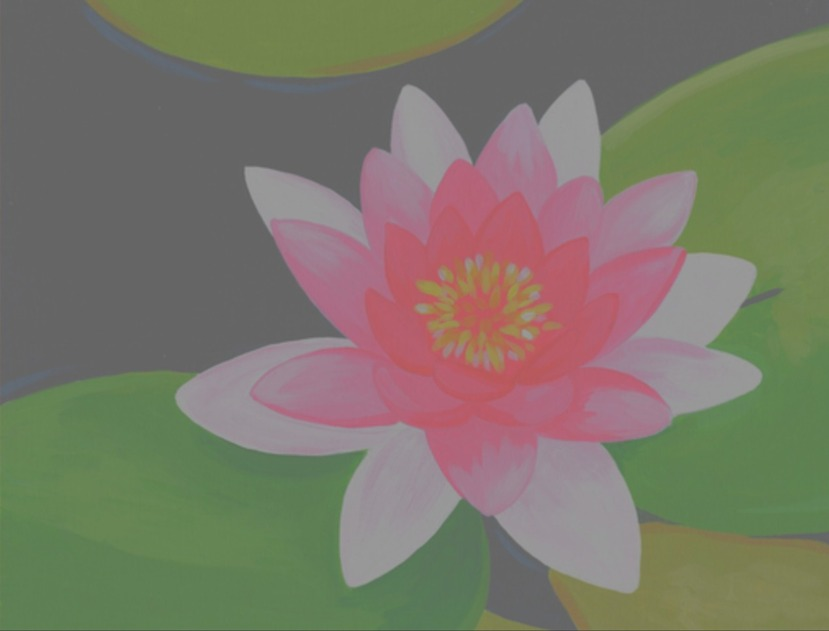
#> input picture pertemuan 5/bunga.jpeg, 829 x 631 px
$ python contrast_enh.py
#> lines starting #> are read from the running program, lines starting #| are printed output that depends on the picture
import numpy as np
import matplotlib.pyplot as plt

#USER ENTRIES
nama_file = "bunga"
delta_contrast = float(40)
threshold = 127

#MAIN PROGRAM
GbrAsal = plt.imread(nama_file + ".jpeg")
#> GbrAsal is the input picture: shape (631, 829, 3); mean R, G, B 122.7, 119.7, 104.7
row, col, depth = GbrAsal.shape
#> row = 631; col = 829; depth = 3

plt.figure("Gambar Asal")
plt.imshow(GbrAsal)

Gbr = GbrAsal.copy()
print(Gbr[100,100])
#| [101 101 101]

for y in range(0, row):
    for x in range(0, col):
        if (float(Gbr[y,x,0]) + float(Gbr[y,x,1]) + float(Gbr[y,x,2]))/3 > threshold:
            Gbr[y,x,0] = min (float((Gbr[y,x,0]) + delta_contrast), 255)
            Gbr[y,x,1] = min (float((Gbr[y,x,1]) + delta_contrast), 255)
            Gbr[y,x,2] = min (float((Gbr[y,x,2]) + delta_contrast), 255)
        if (float(Gbr[y,x,0]) + float(Gbr[y,x,1]) + float(Gbr[y,x,2]))/3 <= threshold:
            Gbr[y,x,0] = max (float((Gbr[y,x,0]) - delta_contrast), 0)
            Gbr[y,x,1] = max (float((Gbr[y,x,1]) - delta_contrast), 0)
            Gbr[y,x,2] = max (float((Gbr[y,x,2]) - delta_contrast), 0)
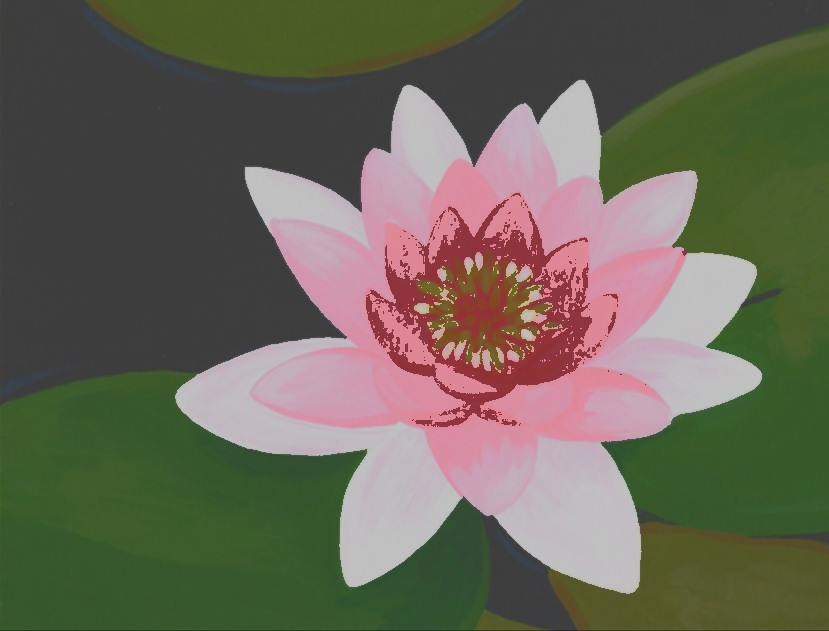
#> Gbr: shape (631, 829, 3); mean R, G, B 105, 102, 87.1

plt.figure("Gambar Hasil")
plt.imshow(Gbr)

plt.show()

$ run again, with pertemuan 5/gunung_3.jpeg copied over pertemuan 5/bunga.jpeg
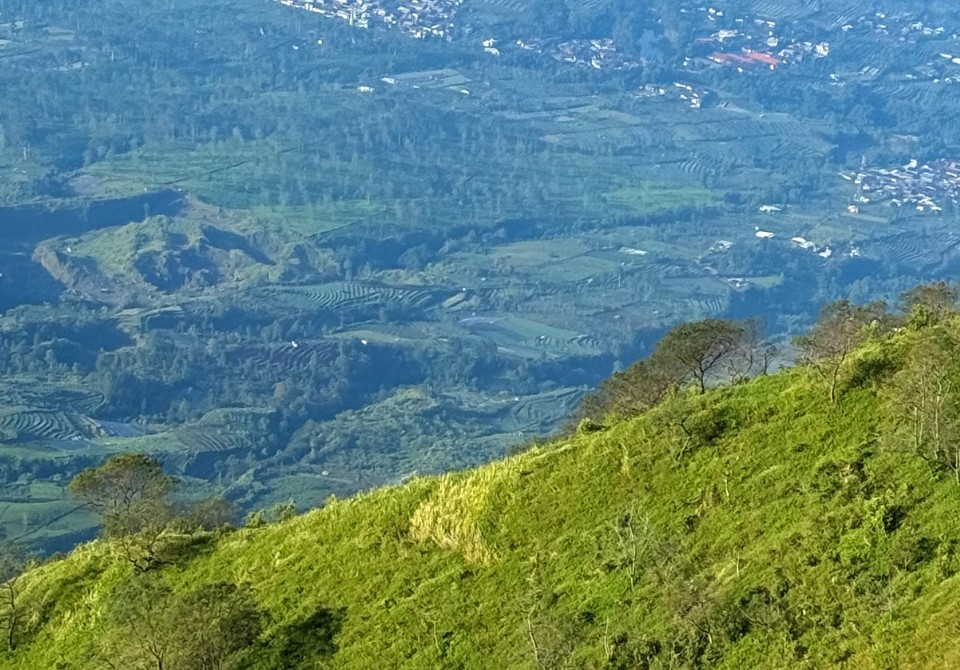
#> input picture pertemuan 5/gunung_3.jpeg, 960 x 670 px
#> GbrAsal is the input picture: shape (670, 960, 3); mean R, G, B 95.5, 131.4, 121.3
#| [ 63 118 157]
#> after the loop `for y in range(0, row):`:
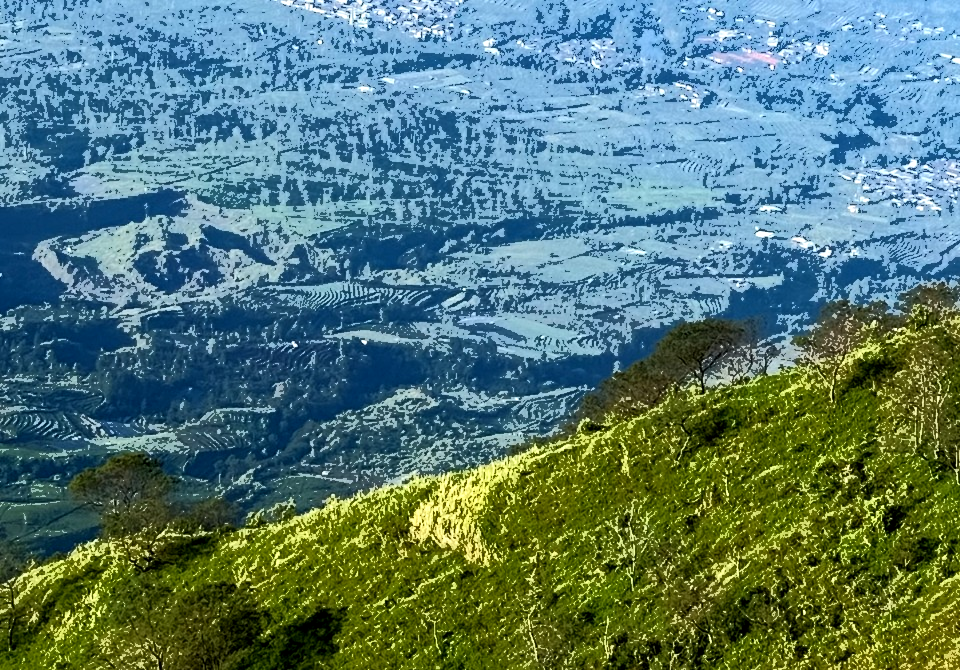
#> Gbr: shape (670, 960, 3); mean R, G, B 86.4, 122.1, 115.4
